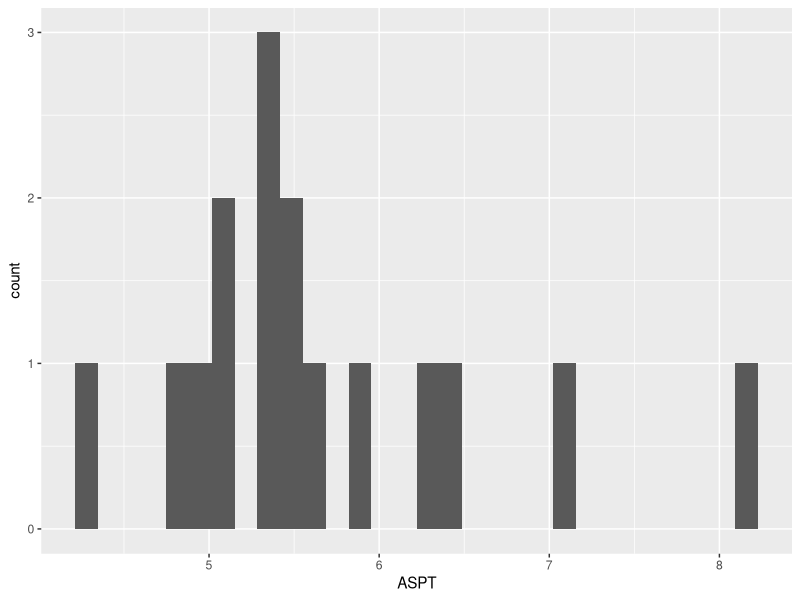
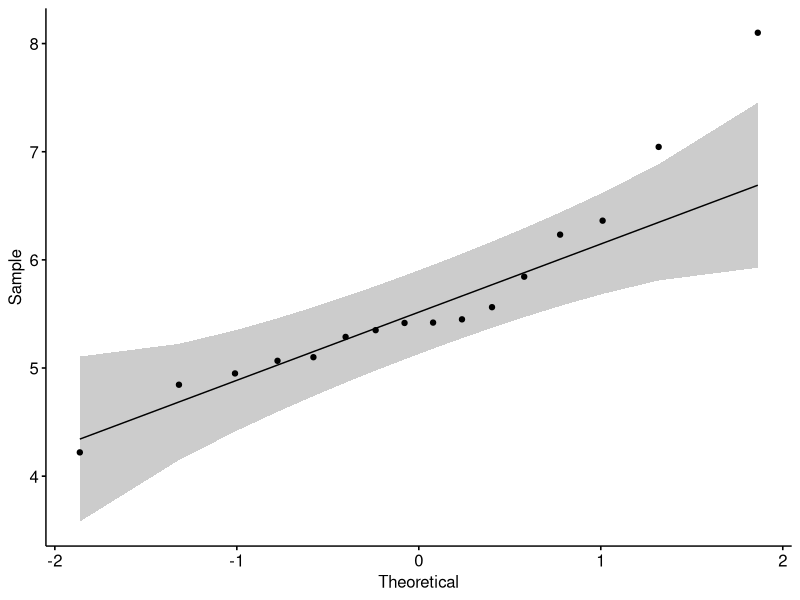
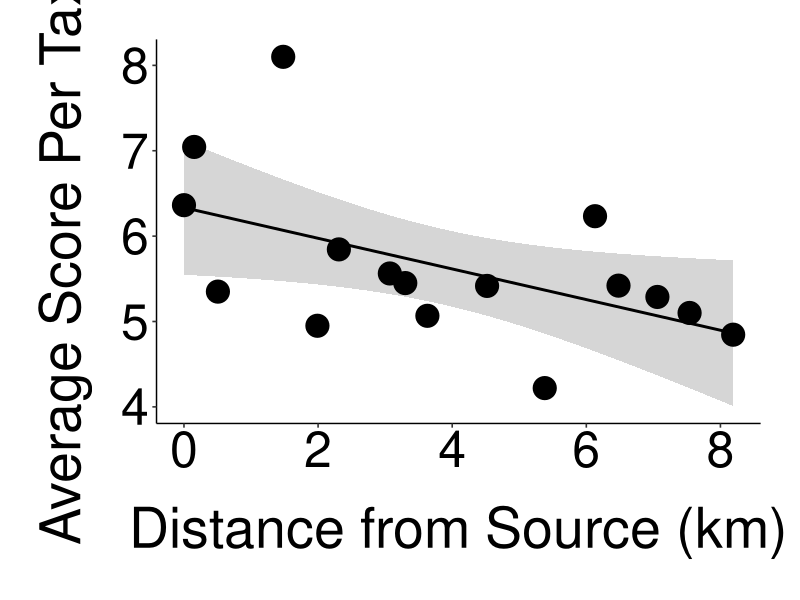
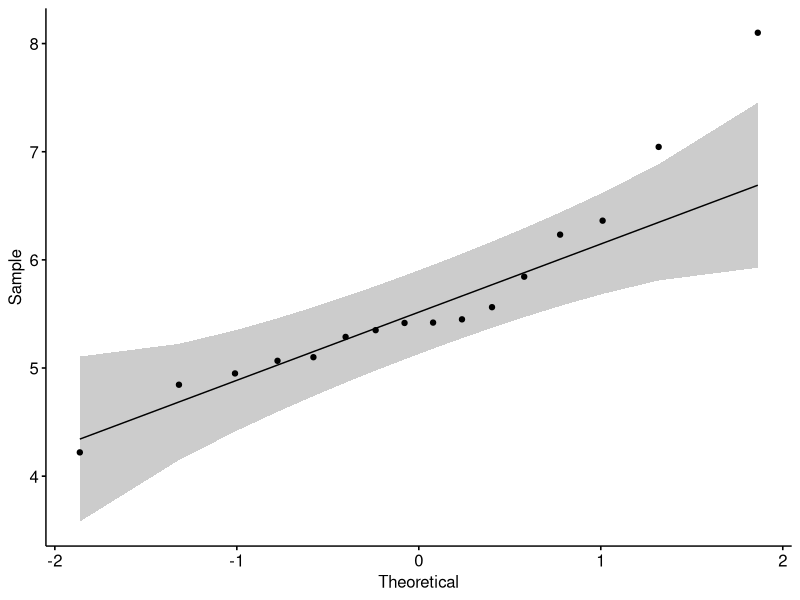
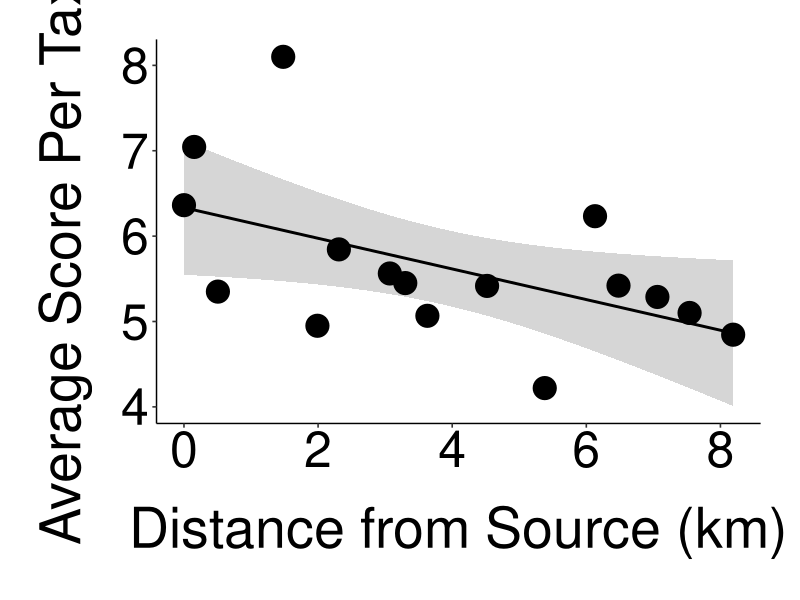

Here is the R script that generated these plots, in order: (Note: this script raises an error after producing the figures.)
# EES Field Course - Group 1 - Freshwater Invertebrates and Water Quality
# Emma Gemal, s1758915@sms.ed.ac.uk; Sophie Rose, s1739832@sms.ed.ac.uk
# University of Edinburgh
# Last edited: 28/9/2020



## Library ----
library(tidyverse)
library(ggplot2)
library(ggpubr)
library(ggsci)


# loading the data
wq_data <- read.csv("Data/alldata.csv")
wq_data <- wq_data %>% 
              slice(-c(17:27))

## Data exploration ----
(hist <- ggplot(wq_data, aes(x = ASPT))  +
            geom_histogram())

# checking for normality
(normcheck <- ggqqplot(wq_data$ASPT))   # looks fairly fine
ggsave(normcheck, file = "QQplot_normality.png", width = 5, height = 5, units = c("in"), path = "Figures")

shapiro.test(wq_data$ASPT)  # is not statistically significant (can assume normality of ASPT)

# assessing normality of residuals
resids <- resid(lm(ASPT ~ distance_source_km, data = wq_data))  
shapiro.test(resids)   # not statistically significant (can assume normality)

resids_bbwi <- resid(lm(WQ ~ distance_source_km, data = wq_data))
shapiro.test(resids_bbwi)  # also not statistically significant (can assume normality)

resids_ind <- resid(lm(ASPT ~ WQ, data = wq_data))
shapiro.test(resids_ind)   # also not statistically significant (can assume normality)



## Plotting ASPT water quality with distance ----
# linear regression for ASPT vs distance from source 
ASPT_stats <- lm(ASPT ~ distance_source_km,
                data = wq_data)
summary(ASPT_stats)
# p-value = 0.03859
# F-value = 5.211 (1 and 14 degrees of freedom) 
# R-squared = 0.2192 (using adjusted R-squared for all lm)

# creating the plot of ASPT vs distance (no land use)
(wq_plot <- ggplot(wq_data, aes(x = distance_source_km, y = ASPT)) +
              labs(
                x = "Distance from Source (km)",
                y = "Average Score Per Taxon"
              ) +
              stat_smooth(method = "lm", color = "black", alpha = 0.4) +
              geom_point(size = 7.5) +
              theme_pubr() +
              theme(axis.text = element_text(size = 36),
                    axis.title = element_text(size = 40),
                    axis.title.x = element_text(margin = margin(t = 20)),
                    axis.title.y = element_text(margin = margin(r = 20)),
                    plot.margin=unit(c(1,1,1,1),"cm")))

ggsave(wq_plot, file = "ASPTdist_plot.png", width = 14, height = 14, units = c("in"), path = "Figures")


# creating plot of ASPT vs distance, with land use as a variable 
(landuse_plot <- ggplot(wq_data, aes(x = distance_source_km, y = ASPT,
                                     color = landuse_type)) +
                    labs(
                      x = "Distance from Source (km)",
                      y = "Average Score Per Taxon",
                      color = "Land Use Type",
                      shape = "Land Use Type") +
                    stat_smooth(method = "lm", color = "black", alpha = 0.4) +
                    geom_point(size = 3.5, aes(shape = landuse_type, stroke = 1.2)) +
                    theme_pubr() +
                    theme(axis.text = element_text(size = 13),
                          axis.text.x = element_text(margin = margin(t = 0)),
                          axis.text.y = element_text(margin = margin(r = 0)),
                          axis.title = element_text(size = 16),
                          axis.title.x = element_text(margin = margin(t = 10)),
                          axis.title.y = element_text(margin = margin(r = 10)),
                          axis.ticks = element_blank(),
                          legend.position = "right",
                          plot.margin=unit(c(1,1,1,1),"cm")) +
                    scale_color_jama(labels = c("Semi-Natural Woodland",
                                                "Managed Woodland",
                                                "Parkland",
                                                "Urban",
                                                "Grassland")) +
                    scale_shape_manual(values = c(18, 15, 16, 17, 8),
                                       labels = c("Semi-Natural Woodland",
                                                  "Managed Woodland",
                                                  "Parkland",
                                                  "Urban",
                                                  "Grassland")))

ggsave(landuse_plot, file = "ASPTdist_landuse.png", width = 8, height = 5.5, units = c("in"), path = "Figures")

# moving legend to the bottom (if better for report format)
(keybot_aspt <- ggplot(wq_data, aes(x = distance_source_km, y = ASPT,
                                     color = landuse_type)) +
                    labs(
                      x = "Distance from Source (km)",
                      y = "ASPT",
                      color = "Land Use Type",
                      shape = "Land Use Type") +
                    stat_smooth(method = "lm", color = "black", alpha = 0.4) +
                    geom_point(size = 3.5, aes(shape = landuse_type, stroke = 1.2)) +
                    theme_pubr() +
                    theme(axis.text = element_text(size = 13),
                          axis.text.x = element_text(margin = margin(t = 2)),
                          axis.text.y = element_text(margin = margin(r = 2)),
                          axis.title = element_text(size = 16),
                          axis.title.x = element_text(margin = margin(t = 10)),
                          axis.title.y = element_text(margin = margin(r = 10)),
                          legend.position = "bottom",
                          plot.margin=unit(c(1,1,1,1),"cm")) +
                    scale_color_jama(labels = c("Semi-Natural Woodland",
                                                "Managed Woodland",
                                                "Parkland",
                                                "Urban",
                                                "Grassland")) +
                    scale_shape_manual(values = c(18, 15, 16, 17, 8),
                                       labels = c("Semi-Natural Woodland",
                                                  "Managed Woodland",
                                                  "Parkland",
                                                  "Urban",
                                                  "Grassland")))
keybot_aspt <- keybot_aspt + guides(color = guide_legend(nrow = 2)) 

ggsave(keybot_aspt, file = "ASPTdist_landuse_bottom.png", width = 6, height = 5.5, units = c("in"), path = "Figures")



## Plotting BBWI water quality with distance ----
# linear regression for BBWI vs distance from source  
BBWI_stats <- lm(WQ ~ distance_source_km,
                data = wq_data)
summary(BBWI_stats)
# p-value = 0.09241
# F-value = 3.262, 1 and 14 degrees of freedom
# R-squared = 0.1311

# creating the plot of our water quality index (BBWI) vs. distance from source (no land use)
(bbwi_plot <- ggplot(wq_data, aes(x = distance_source_km, y = WQ)) +
                  labs(
                    x = "Distance from Source (km)",
                    y = "Braid Burn Water Quality Index"
                  ) +
                  stat_smooth(method = "lm", color = "black", alpha = 0.4) +
                  geom_point(size = 7.5) +
                  theme_pubr() +
                  theme(axis.text = element_text(size = 36),
                        axis.title = element_text(size = 40),
                        axis.title.x = element_text(margin = margin(t = 20)),
                        axis.title.y = element_text(margin = margin(r = 20)),
                        plot.margin=unit(c(1,1,1,1),"cm")))

ggsave(file = "BBWIdist_plot.png", width = 14, height = 14, units = c("in"), path = "Figures")

# creating plot of BBWI vs distance, with land use as a variable 
(landuse_plot2 <- ggplot(wq_data, aes(x = distance_source_km, y = WQ,
                                      color = landuse_type)) +
                    labs(
                      x = "Distance from Source (km)",
                      y = "Braid Burn Water Quality Index",
                      color = "Land Use Type",
                      shape = "Land Use Type") +
                    stat_smooth(method = "lm", color = "black", alpha = 0.4) +
                    geom_point(size = 3.5, aes(shape = landuse_type, stroke = 1.2)) +
                    theme_pubr() +
                    theme(axis.text = element_text(size = 13),
                          axis.text.x = element_text(margin = margin(t = 0)),
                          axis.text.y = element_text(margin = margin(r = 0)),
                          axis.title = element_text(size = 16),
                          axis.title.x = element_text(margin = margin(t = 10)),
                          axis.title.y = element_text(margin = margin(r = 10)),
                          axis.ticks = element_blank(),
                          legend.position = "right",
                          plot.margin=unit(c(1,1,1,1),"cm")) +
                    scale_color_jama(labels = c("Semi-Natural Woodland",
                                                "Managed Woodland",
                                                "Parkland",
                                                "Urban",
                                                "Grassland")) +
                    scale_shape_manual(values = c(18, 15, 16, 17, 8),
                                       labels = c("Semi-Natural Woodland",
                                                  "Managed Woodland",
                                                  "Parkland",
                                                  "Urban",
                                                  "Grassland")))

ggsave(landuse_plot2, file = "BBWIdist_landuse.png", width = 8, height = 5.5, units = c("in"), path = "Figures")

# moving legend to the bottom (if better for report format)
(keybot_bbwi <- ggplot(wq_data, aes(x = distance_source_km, y = WQ,
                                      color = landuse_type)) +
                  labs(
                    x = "Distance from Source (km)",
                    y = "BBWI",
                    color = "Land Use Type",
                    shape = "Land Use Type") +
                  stat_smooth(method = "lm", color = "black", alpha = 0.4) +
                  geom_point(size = 3.5, aes(shape = landuse_type, stroke = 1.2)) +
                  theme_pubr() +
                  theme(axis.text = element_text(size = 13),
                        axis.text.x = element_text(margin = margin(t = 2)),
                        axis.text.y = element_text(margin = margin(r = 2)),
                        axis.title = element_text(size = 16),
                        axis.title.x = element_text(margin = margin(t = 10)),
                        axis.title.y = element_text(margin = margin(r = 10)),
                        legend.position = "bottom",
                        plot.margin=unit(c(1,1,1,1),"cm")) +
                  scale_color_jama(labels = c("Semi-Natural Woodland",
                                              "Managed Woodland",
                                              "Parkland",
                                              "Urban",
                                              "Grassland")) +
                  scale_shape_manual(values = c(18, 15, 16, 17, 8),
                                     labels = c("Semi-Natural Woodland",
                                                "Managed Woodland",
                                                "Parkland",
                                                "Urban",
                                                "Grassland")))
keybot_bbwi <- keybot_bbwi + guides(color = guide_legend(nrow = 2)) 

ggsave(keybot_bbwi, file = "BBWIdist_landuse_bottom.png", width = 6, height = 5.5, units = c("in"), path = "Figures")


## Plotting relationship between BBWI vs. ASPT ----
# comparison of our water quality index (BBWI) and ASPT
index_stats <- lm(WQ ~ ASPT,
                  data = wq_data)
summary(index_stats)
# p-value = 0.000351
# F-value = 21.95 (1 and 14 degrees of freedom)
# R-squared = 0.5828

# plotting the index comparison
(wq_aspt_plot <- ggplot(wq_data, aes(x = ASPT, y = WQ)) +
                    labs(
                      x = "BBWI",
                      y = "ASPT"
                    ) +
                    stat_smooth(method = "lm", color = "black", alpha = 0.4) +
                    geom_point(size = 3.5) +
                    theme_pubr() +
                    theme(axis.text = element_text(size = 13),
                          axis.text.x = element_text(margin = margin(t = 2)),
                          axis.text.y = element_text(margin = margin(r = 2)),
                          axis.title = element_text(size = 16),
                          axis.title.x = element_text(margin = margin(t = 10)),
                          axis.title.y = element_text(margin = margin(r = 10)),
                          plot.margin=unit(c(1,1,1,1),"cm")))

ggsave(file = "ASPT_BBWI_plot.png", width = 6, height = 6, units = c("in"), path = "Figures")


# making a panel of BBWI vs distance and ASPT vs BBWI 
otherfigs <- ggarrange(bbwi_plot, wq_aspt_plot, nrow = 1) 
ggsave(otherfigs, file = "bbwi_aspt_distancepanel.png", width = 24, height = 11, units = c("in"), path = "Figures")



## Investigation of impacts of outlier ----
wq_less <- wq_data[-c(8), ]   # removing a potential outlier to see effects 

less_stats <- lm(ASPT ~ distance_source_km,
                 data = wq_less)
summary(less_stats)
# p-value = 0.04944 (still significant, but barely!!)
# F-value = 4.694 (1 and 13 DF)
# R-squared = 0.2653

(plot_less <- ggplot(wq_less, aes(x = distance_source_km, y = ASPT,
                                  color = landuse_type)) +
                labs(
                  x = "Distance from Source (km)",
                  y = "ASPT",
                  color = "Land Use Type",
                  shape = "Land Use Type") +
                stat_smooth(method = "lm", color = "black", alpha = 0.4) +
                geom_point(size = 3.5, aes(shape = landuse_type, stroke = 1.2)) +
                theme_pubr() +
                theme(axis.text = element_text(size = 13),
                      axis.text.x = element_text(margin = margin(t = 2)),
                      axis.text.y = element_text(margin = margin(r = 2)),
                      axis.title = element_text(size = 16),
                      axis.title.x = element_text(margin = margin(t = 10)),
                      axis.title.y = element_text(margin = margin(r = 10)),
                      legend.position = "bottom",
                      plot.margin=unit(c(1,1,1,1),"cm")) +
                scale_color_jama(labels = c("Natural Woodland",
                                            "Managed Woodland",
                                            "Parkland",
                                            "Urban",
                                            "Grassland")) +
                scale_shape_manual(values = c(18, 15, 16, 17, 8),
                                   labels = c("Natural Woodland",
                                              "Managed Woodland",
                                              "Parkland",
                                              "Urban",
                                              "Grassland")) +
                expand_limits(y = c(4, 8.1)))   # to show direct comparison with all data            
keybot_outlier <- plot_less + guides(color = guide_legend(nrow = 2)) 

ggsave(keybot_outlier, file = "ASPTdist_nooutlier.png", width = 6, height = 5.5, units = c("in"), path = "Figures")

# plotting both land use plots (ASPT & no outlier) on one panel
landuse_grid <- ggarrange(landuse_plot, plot_less, nrow = 1, common.legend = TRUE, legend = "top") 
ggsave(landuse_grid, file = "landuseplots.png", width = 12, height = 5.5, units = c("in"), path = "Figures")



# removing outlier from ASPT vs. BBWI plot
less_indices <- lm(ASPT ~ WQ, data = wq_less)
summary(less_indices)
# p-value = 0.001737
# F-value = 15.42 (1 and 13 degrees of freedom)
# R-squared = 0.5073

(wq_aspt_plot <- ggplot(wq_data, aes(x = ASPT, y = WQ)) +
    labs(
      x = "BBWI",
      y = "ASPT"
    ) +
    stat_smooth(method = "lm", color = "black", alpha = 0.4) +
    geom_point(size = 3.5) +
    theme_pubr() +
    theme(axis.text = element_text(size = 13),
          axis.text.x = element_text(margin = margin(t = 2)),
          axis.text.y = element_text(margin = margin(r = 2)),
          axis.title = element_text(size = 16),
          axis.title.x = element_text(margin = margin(t = 10)),
          axis.title.y = element_text(margin = margin(r = 10)),
          plot.margin=unit(c(1,1,1,1),"cm")))
